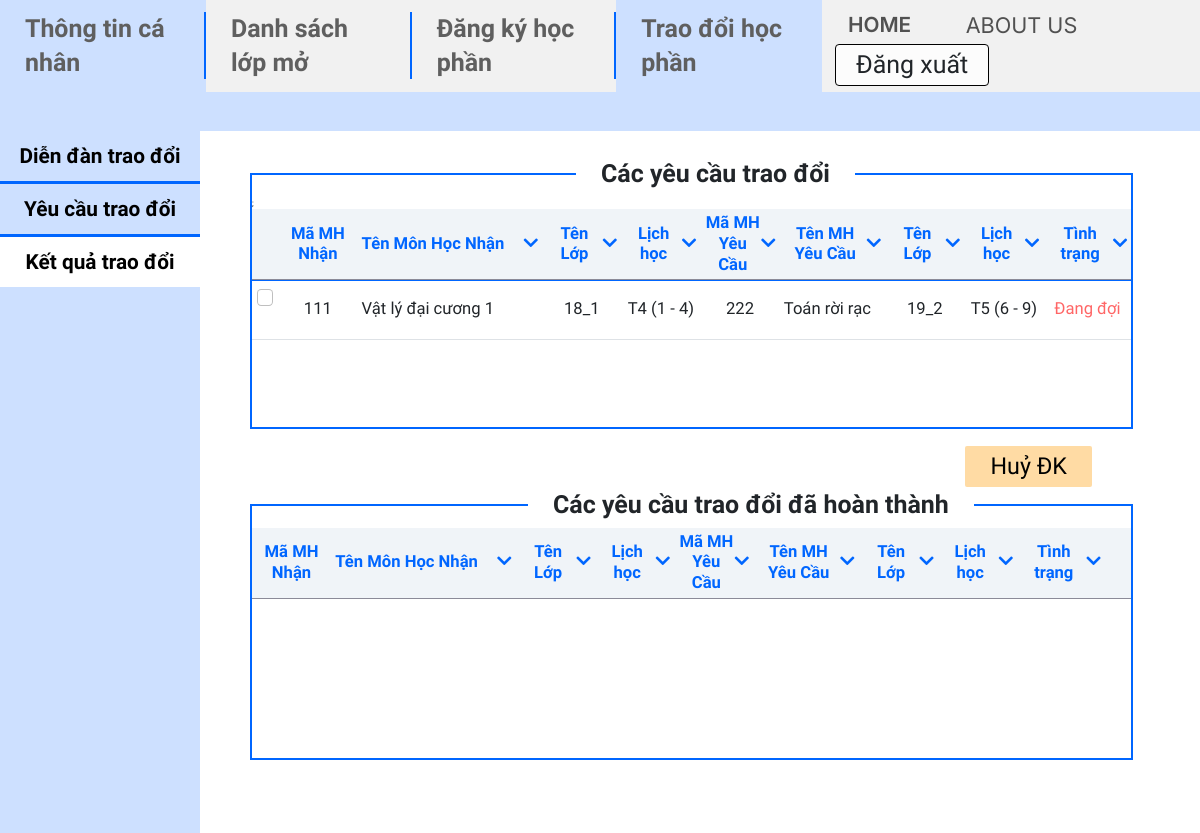
The page /mvc/views/ExchangeResult.php (signed in) on the database its author committed.
### tables this page shows
CREATE TABLE `trade` (
  `trade_ID` int(11) NOT NULL,
  `period_id` int(11) NOT NULL,
  `course_id` int(11) NOT NULL,
  `class_id` int(11) NOT NULL,
  `student_id` int(11) NOT NULL,
  `target_course_id` int(11) NOT NULL,
  `target_class_id` int(11) NOT NULL,
  `student2_id` int(11) DEFAULT NULL,
  `state` int(11) DEFAULT NULL
);

CREATE TABLE `course` (
  `ID` int(11) NOT NULL,
  `name` varchar(100) NOT NULL,
  `credits` int(11) NOT NULL,
  `faculty` int(11) DEFAULT NULL
);

CREATE TABLE `class` (
  `ID` int(11) NOT NULL,
  `name` varchar(45) NOT NULL,
  `school_year` year(4) NOT NULL,
  `faculty` int(11) NOT NULL
);

CREATE TABLE `day` (
  `num` int(11) NOT NULL,
  `name` varchar(45) NOT NULL
);

CREATE TABLE `available_course_info` (
  `period_id` int(11) NOT NULL,
  `course_id` int(11) NOT NULL,
  `class_id` int(11) NOT NULL,
  `room` varchar(45) NOT NULL,
  `max_student` int(11) NOT NULL,
  `start_period` int(11) NOT NULL,
  `end_period` int(11) NOT NULL,
  `start_date` datetime DEFAULT NULL,
  `day` int(11) DEFAULT NULL
);

### mvc/views/ExchangeResult.php (the view, shortened to what this page needs)
<?php
include "../config/db_connect.php";
$student_id = $_SESSION['student_id'];
$sql = "SELECT t.trade_id, co1.ID AS course1_id, co1.name AS course1_name, cl1.name AS class_name1, co1.credits AS course1_cre, d1.name AS day_name1, aci1.start_period AS course1_start, aci1.end_period AS course1_end,
        co2.ID AS course2_id, co2.name AS course2_name, cl2.name AS class_name2, co2.credits AS course2_cre, d2.name AS day_name2, aci2.start_period AS course2_start, aci2.end_period AS course2_end
FROM trade t
INNER JOIN course co1 ON t.course_id = co1.ID
INNER JOIN available_course_info aci1 ON t.period_id = aci1.period_id AND t.course_id = aci1.course_id AND t.class_id = aci1.class_id
INNER JOIN class cl1 ON cl1.ID = aci1.class_id
INNER JOIN day d1 on d1.num = aci1.day
INNER JOIN course co2 ON t.target_course_id = co2.ID
INNER JOIN available_course_info aci2 ON t.period_id = aci2.period_id AND t.target_course_id = aci2.course_id AND t.target_class_id = aci2.class_id
INNER JOIN class cl2 ON cl2.ID = aci2.class_id
INNER JOIN day d2 on d2.num = aci2.day
WHERE t.state IS NULL AND t.student_id = " . $student_id;
$query = $conn->query($sql);
$query->setFetchMode(PDO::FETCH_ASSOC);
?>
<!DOCTYPE html>
<html lang="en">
<head>
  <link href="https://cdn.jsdelivr.net/npm/bootstrap@5.2.3/dist/css/bootstrap.min.css" rel="stylesheet" />
  <link rel="stylesheet" href="https://cdnjs.cloudflare.com/ajax/libs/font-awesome/5.15.3/css/all.min.css">
  <link rel="stylesheet" href="../../public/css/ExchangeResult.css" />
</head>
<body>
  <div class="container-fluid" style="padding: 0 !important">
    <div id="rectangle" style="width:100%; height:4.8rem; background-color: #CDE0FF"></div>
    <div class="row h-100" style="margin: 0!important">
      <div class="col-2 bg-primary" style="padding: 0px !important">
        <div class="list-group-flush">
          <a href="./Exchange.php" class="list-group-item list-group-item-action left-exchange">Diễn đàn trao đổi</a>
          <a href="./Demand.php" class="list-group-item list-group-item-action left-demand">Yêu cầu trao đổi</a>
          <a href="./ExchangeResult.php" class="list-group-item list-group-item-action left-result">Kết quả trao đổi</a>
        </div>
      </div>
      <div class="col-10 pane" style="padding: 0px !important">
        <div class="container-fluid" style="padding: 5rem 8rem 4rem 6rem!important;">
          <form action="../controllers/demand-cancel.php" class="trade" method="post">
            <div class="container-table" style="height: 32vh">
              <div class="table-responsive" style="width: 100%; height: 100%">
                <h2 class="table-label1">Các yêu cầu trao đổi</h2>
                <table class="table table-responsive table-hover">
                  <thead>
                    <tr>
                      <th style="width: 3%"></th>
                      <th style="width: 9%">Mã MH<br>Nhận</th>
                      <th style="width: 21%">
                        <div style="display:flex; align-items:center; justify-content: center">
                          <div style="margin-left: 0;">Tên Môn Học Nhận</div>
                          <div style="margin-left: auto"><i class="fa fa-chevron-down"></i></div>
                        </div>
                      </th>
                      <th style="width: 9%">
                        <div style="display:flex; align-items:center; justify-content: center">
                          <div style="margin-left: auto">Tên Lớp</div>
                          <div style="margin-left: auto"><i class="fa fa-chevron-down"></i></div>
                        </div>
                      </th>
                      <th style="width: 9%">
                        <div style="display:flex; align-items:center; justify-content: center">
                          <div style="margin-left: auto">Lịch học</div>
                          <div style="margin-left: auto"><i class="fa fa-chevron-down"></i></div>
                        </div>
                      </th>
                      <th style="width: 9%">
                        <div style="display:flex; align-items:center; justify-content: center">
                          <div style="margin-left: auto">Mã MH<br>Yêu Cầu</div>
                          <div style="margin-left: auto"><i class="fa fa-chevron-down"></i></div>
                        </div>
                      <th style="width: 12%">
                        <div style="display:flex; align-items:center; justify-content: center">
                          <div style="margin-left: auto">Tên MH<br>Yêu Cầu</div>
                          <div style="margin-left: auto"><i class="fa fa-chevron-down"></i></div>
                        </div>
                      </th>
                      <th style="width: 9%">
                        <div style="display: flex; align-items: center; justify-content: center">
                          <div style="margin-left: auto">Tên Lớp</div>
                          <div style="margin-left: auto"><i class="fa fa-chevron-down"></i></div>
                        </div>
                      </th>
                      <th style="width: 9%">
                        <div style="display:flex; align-items:center; justify-content: center">
                          <div style="margin-left: auto">Lịch học</div>
                          <div style="margin-left: auto"><i class="fa fa-chevron-down"></i></div>
                        </div>
                      </th>
                      <th style="width: 10%">
                        <div style="display:flex; align-items:center; justify-content: center">
                          <div style="margin-left: auto">Tình trạng</div>
                          <div style="margin-left: auto"><i class="fa fa-chevron-down"></i></div>
                        </div>
                      </th>
                    </tr>
                  </thead>
                  <tbody>
                    <?php
                      $i = 1;
                      while ($row = $query->fetch()) { ?>
                      <tr>
                        <td><input class="form-check-input" id="trade-<?php echo $i; $i += 1; ?>" type="checkbox" name="select-cancel[]" value=<?php echo $row['trade_id']; ?> />&nbsp</td>
                        <td><?php echo $row['course1_id']; ?></td>
                        <td style="text-align: left">
                          <?php echo $row['course1_name']; ?></td>
                          <td><?php echo $row['class_name1']; ?></td>
                          <td><?php echo $row['day_name1'] . ' (' . $row['course1_start'] . ' - ' . $row['course1_end'] . ')'; ?></td>
                          <td><?php echo $row['course2_id']; ?></td>
                          <td style="text-align: left">
                            <?php echo $row['course2_name']; ?></td>
                          <td><?php echo $row['class_name2']; ?></td>
                          <td><?php echo $row['day_name2'] . ' (' . $row['course2_start'] . ' - ' . $row['course2_end'] . ')'; ?></td>
                        <td style="color: #FF6666">Đang đợi</td>;
                      </tr>
                    <?php } ?>
                  </tbody>
                </table>
              </div>
            </div>
            <button type="submit" name="cancel" class="btn-cancel">Huỷ ĐK</button>
          </form>
          <div class="container-table" style="height: 32vh; margin-top: 9rem">
            <div class="table-responsive" style="width: 100%; height: 100%">
              <h2 class="table-label2">Các yêu cầu trao đổi đã hoàn thành</h2>
              <table class="table table-responsive table-hover">
                <thead>
                  <tr>
                    <th style="width: 9%">Mã MH<br>Nhận</th>
                    <th style="width: 21%">
                      <div style="display:flex; align-items:center; justify-content: center">
                        <div style="margin-left: 0;">Tên Môn Học Nhận</div>
                        <div style="margin-left: auto"><i class="fa fa-chevron-down"></i></div>
                      </div>
                    </th>
                    <th style="width: 9%">
                      <div style="display:flex; align-items:center; justify-content: center">
                        <div style="margin-left: auto">Tên Lớp</div>
                        <div style="margin-left: auto"><i class="fa fa-chevron-down"></i></div>
                      </div>
                    </th>
                    <th style="width: 9%">
                      <div style="display:flex; align-items:center; justify-content: center">
                        <div style="margin-left: auto">Lịch học</div>
                        <div style="margin-left: auto"><i class="fa fa-chevron-down"></i></div>
                      </div>
                    </th>
                    <th style="width: 9%">
                      <div style="display:flex; align-items:center; justify-content: center">
                        <div style="margin-left: auto">Mã MH<br>Yêu Cầu</div>
                        <div style="margin-left: auto"><i class="fa fa-chevron-down"></i></div>
                      </div>
                    <th style="width: 12%">
                      <div style="display:flex; align-items:center; justify-content: center">
                        <div style="margin-left: auto">Tên MH<br>Yêu Cầu</div>
                        <div style="margin-left: auto"><i class="fa fa-chevron-down"></i></div>
                      </div>
                    </th>
                    <th style="width: 9%">
                      <div style="display: flex; align-items: center; justify-content: center">
                        <div style="margin-left: auto">Tên Lớp</div>
                        <div style="margin-left: auto"><i class="fa fa-chevron-down"></i></div>
                      </div>
                    </th>
                    <th style="width: 9%">
                      <div style="display:flex; align-items:center; justify-content: center">
                        <div style="margin-left: auto">Lịch học</div>
                        <div style="margin-left: auto"><i class="fa fa-chevron-down"></i></div>
                      </div>
                    </th>
                    <th style="width: 10%">
                      <div style="display:flex; align-items:center; justify-content: center">
                        <div style="margin-left: auto">Tình trạng</div>
                        <div style="margin-left: auto"><i class="fa fa-chevron-down"></i></div>
                      </div>
                    </th>
                    <th style="width: 3%"></th>
                  </tr>
                </thead>
              </table>
            </div>
          </div>
        </div>
      </div>
    </div>
  </div>
</body>
</html>

### public/css/ExchangeResult.css (style rules this page uses)
.left-result { background-color: white; }
.left-exchange { border: none !important; }
.list-group-item { font-weight: 700; font-size: 2.5rem; line-height: 4rem; padding: 1rem 0 !important; text-align: center; color: black !important; border-top: 1px solid #0066FF; }
.btn-cancel { position: block; vertical-align: bottom; float: right; margin-top: 2rem; margin-bottom: 3rem; margin-right: 5rem; text-align: center; font-weight: 500; font-size: 2.8rem; line-height: 3rem; padding: 1rem 3rem; color: black; border: none; background-color: #FFDBA4; border-radius: 2px; }
.pane { min-height: calc(100vh - 11.8rem); padding: 0 !important; }
.table-label1 { position: absolute; margin-top: -4.5rem; left: 48vw; font-weight: 700; font-size: 3rem; background-color: white; padding: 0 3rem; }
.table-label2 { position: absolute; margin-top: -4.5rem; left: 44vw; font-weight: 700; font-size: 3rem; background-color: white; padding: 0 3rem; }
.container-table { position: block; min-width: 700px; padding: 2.6rem 0 0 0; border: 2px solid #0066FF; }
th { font-weight: 600; font-size: 2rem; line-height: 2.5rem; color: #0066FF; }
thead { position: sticky; position: -webkit-sticky; top: 0; background-color: #F0F4F8; z-index: 999; border-top: none !important; border-bottom: none !important; box-shadow: inset 0 -1px 0 #8B8A98; padding: 2px 0; }
table tbody:nth-of-type(1) tr:nth-of-type(1) td { border-top: none !important; }
td { padding: 1rem 0; }
tr { vertical-align: middle; text-align: center; font-weight: 500; font-size: 2rem; }
.bg-secondary { background-color: #F1F1F1 !important; }
.bg-primary { background-color: #CDE0FF !important; }
body { font-family: 'Cabin', sans-serif; height: 100vh; }
@media screen and (max-width: 2399px) { html { font-size: 62.5% !important; } }
@media screen and (max-width: 1699px) { html { font-size: 52% !important; } }

### mvc/views/ExchangeResult.php (style rules this page uses)
.nav-item.exchange { background-color: #cde0ff !important; }

### rows shown on the page
trade: course.ID "111", course.name "Vật lý đại cương 1", class.name "18_1", day.name "T4", available_course_info.start_period "1", available_course_info.end_period "4", target_course.ID "222", target_course.name "Toán rời rạc", target_class.name "19_2", day.name "T5", available_course_info.start_period "6", available_course_info.end_period "9"
